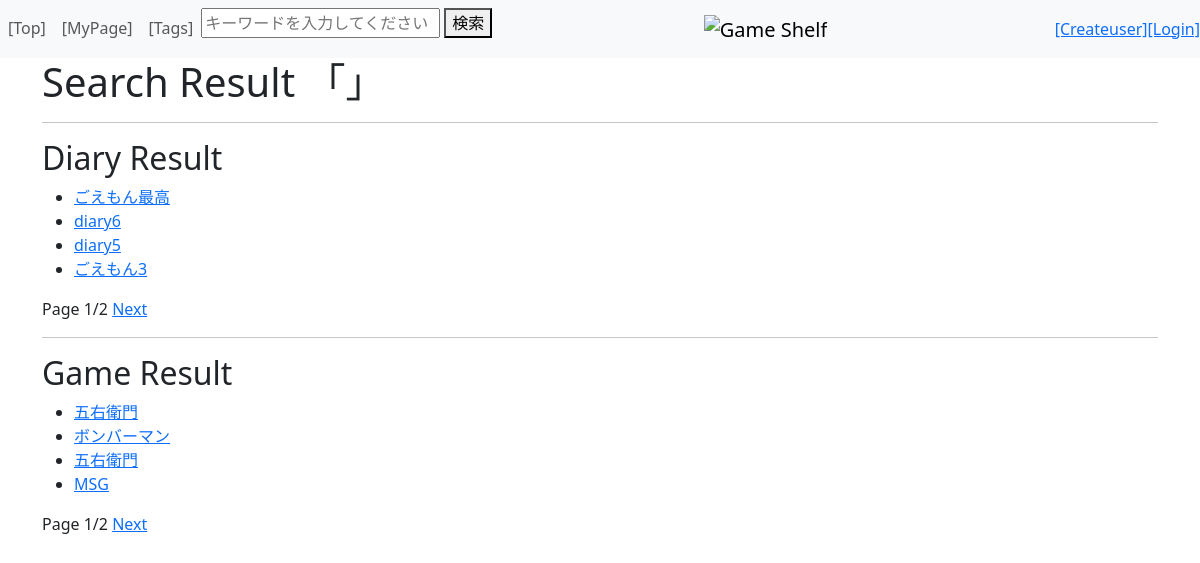
Page /tag_search/2 on the earlier database version.
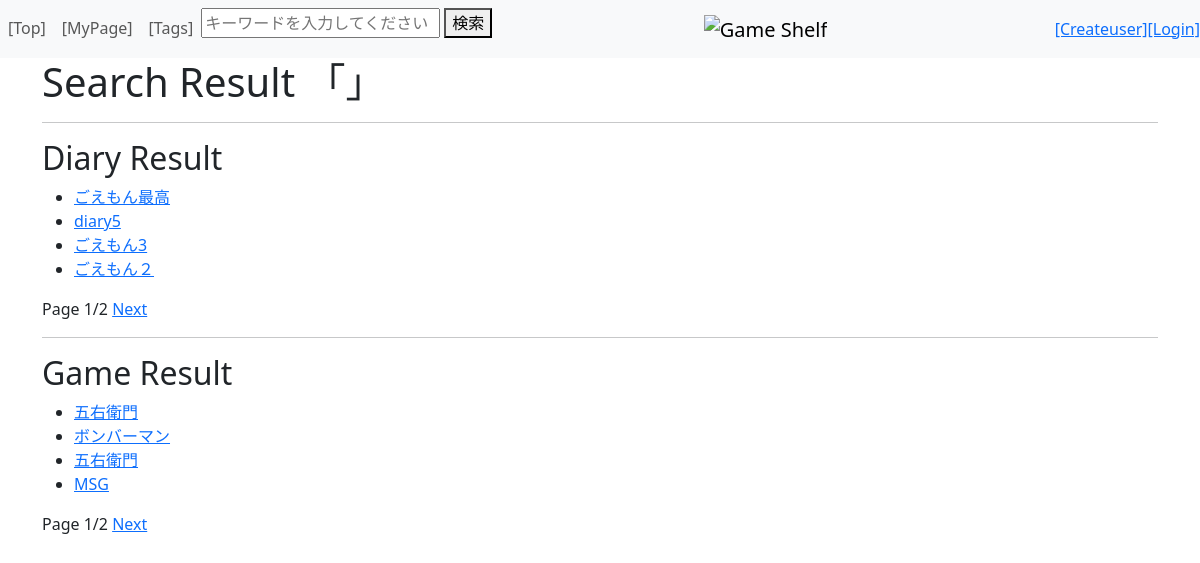
Same page on the later database version.
### diary/models.py (models this page shows, shortened)
class Diary(models.Model):
    diary_user = models.ForeignKey(CustomUser, on_delete=models.CASCADE)
    diary_game = models.ForeignKey(Game, on_delete=models.CASCADE)
    diary_tag = models.ManyToManyField(Tag)
    diary_title = models.CharField(max_length=100)
    diary_content = models.TextField()
    diary_rating = models.IntegerField(validators=[MaxValueValidator(100)])
    diary_spoiler = models.BooleanField(default=False) #ネタバレチェック、デフォで無し側
    class Meta:
        ordering = ("-id",)

### game/models.py (models this page shows, shortened)
class Game(models.Model):
    game_tag = models.ManyToManyField(Tag)
    game_title = models.CharField(max_length=100)
    game_content = models.TextField()
    game_image = models.ImageField(upload_to="media/", blank=True, null=True)
    class Meta:
        ordering = ['-id']

### top/views.py (the view)
# urls.py: path('tag_search/<int:tag_id>',views.tag_search,name="tag_search"),
def tag_search(request, tag_id):
    tag = Tag.objects.get(id=tag_id) #IDをもとに、どのタグで検索がされたのかを特定
    hit_diaries = Diary.objects.filter(diary_tag=tag) #データ全体から、タグの内容が一致するレコードを取り出す
    hit_game = Game.objects.filter(game_tag=tag)
    diary_paginator = Paginator(hit_diaries, 4) #4つで区切る
    game_paginator = Paginator(hit_game, 4) #4つで区切る
    diary_page_number = request.GET.get('diary-page', 1) #HTML側からページの要求があるので保存
    game_page_number = request.GET.get('game-page', 1) #初期値は1
    diary_display_page = diary_paginator.get_page(diary_page_number) #要求のあったページ情報を保存
    game_display_page = game_paginator.get_page(game_page_number)
    params={
        "searchword"         :   tag,
        "diary_display_page" :   diary_display_page,
        "game_display_page"  :   game_display_page,
    }
    return render(request, "top/search.html", params)

### top/templates/top/search.html (shortened to what this page needs)
{% extends "top/layout.html" %}
{% load static %}
{% block content %}
<h1>Search Result 「{{tagname}}」</h1>
<hr>
<div>
  <h2>Diary Result</h2>
  <ul>
    {% for diary in diary_display_page %}
      <li><a href="/diary/{{ diary.id }}">{{ diary.diary_title }}</a></li>
    {% endfor %}
  </ul>
  <span>Page {{ diary_display_page.number }}/{{ diary_display_page.paginator.num_pages }}</span>
  {% if diary_display_page.has_next %}
    <a href="?diary-page={{ diary_display_page.next_page_number }}&game-page={{ game_display_page.number }}">Next</a>
  {% endif %}
</div>
<hr>
<div>
  <h2>Game Result</h2>
  <ul>
    {% for game in game_display_page %}
      <li><a href="/game/{{ game.id }}">{{ game.game_title }}</a></li>
    {% endfor %}
  </ul>
  <span>Page {{ game_display_page.number }}/{{ game_display_page.paginator.num_pages }}</span>
  {% if game_display_page.has_next %}
    <a href="?game-page={{ game_display_page.next_page_number }}&diary-page={{ diary_display_page.number }}">Next</a>
  {% endif %}
</div>
{% endblock %}

Differences in the rows shown:
removed Diary: diary_title "diary6"
now on this page (row unchanged): Diary: diary_title "ごえもん２"
